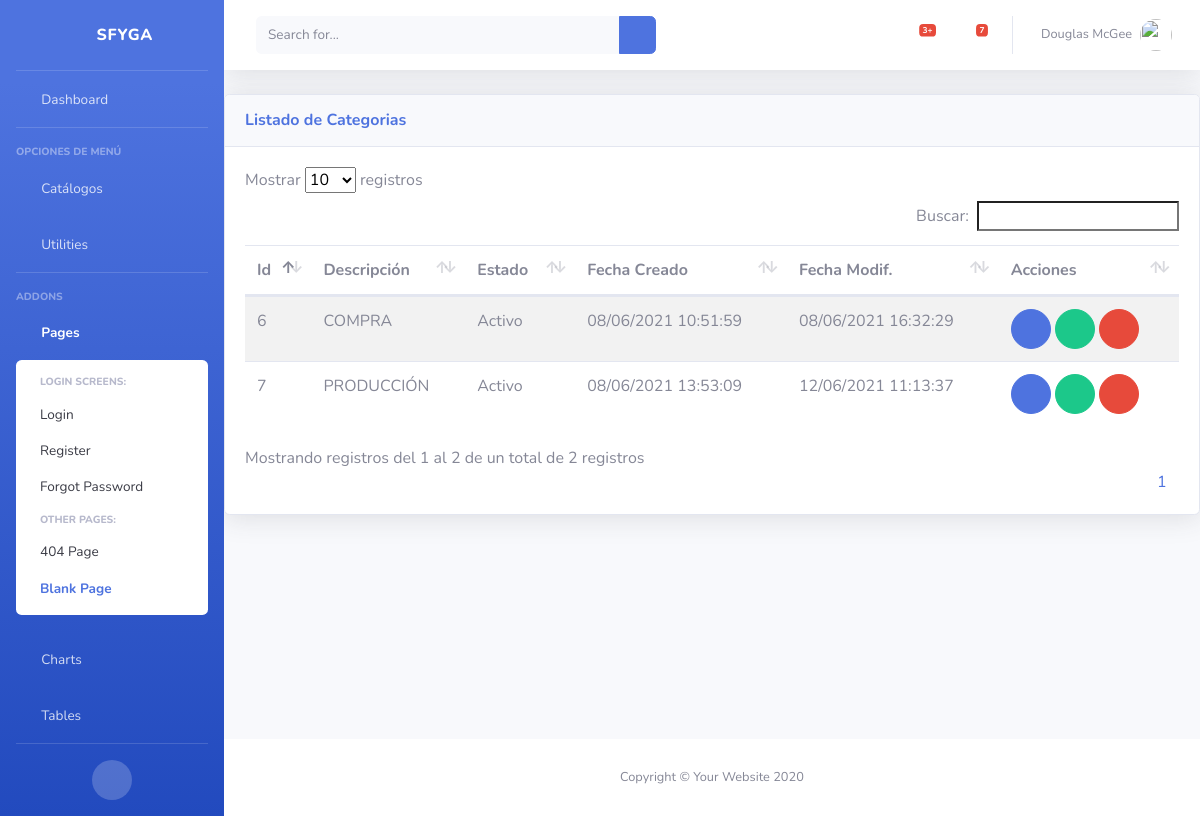
Before: /inv/categorias/ (signed in) with the older database file.
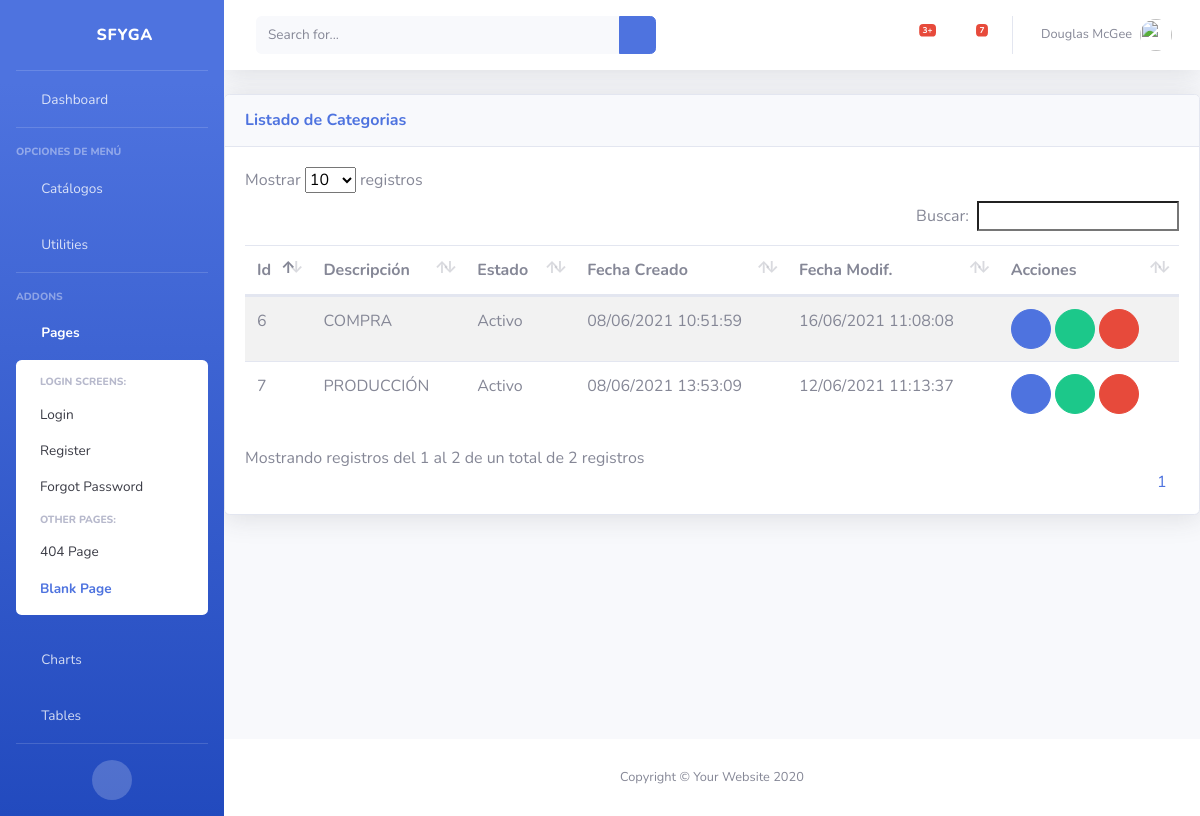
After: the same page with the newer database file.
### inv/models.py (models this page shows, shortened)
class Categoria(ClaseModelo):
    descripcion = models.CharField(max_length=100, help_text='Descripción de la Categoría', unique=True)
    class Meta:
        verbose_name_plural = 'Categorias'

### inv/views.py (the view)
# urls.py: path('categorias/', CategoriaView.as_view(), name='categoria_list'),
class CategoriaView(LoginRequiredMixin, generic.ListView):
    model = Categoria
    template_name = "inv/categoria_list.html"
    context_object_name = "obj"
    login_url = "bases:login"

### inv/templates/inv/categoria_list.html (shortened to what this page needs)
{% extends 'base/base.html' %}
{% block page_content %}
<div class="card shadow mb-4">
    <div
        class="card-header py-3 d-flex flex-row align-items-center justify-content-between">
        <h6 class="m-0 font-weight-bold text-primary">Listado de Categorias</h6>
        <div class="dropdown no-arrow">
            <a class="dropdown-toggle" href="#" role="button" id="dropdownMenuLink"
                data-toggle="dropdown" aria-haspopup="true" aria-expanded="false">
                <i class="fas fa-ellipsis-v fa-sm fa-fw text-gray-400"></i>
            </a>
        </div>
    </div>
    <div class="card-body">
        {% if not obj %}
            <div class="alert alert-info">No Hay Categorias</div>
        {% else %}
            <table class= "table table-striped table-hover">
                <thead>
                    <th>Id</th>
                    <th>Descripción</th>
                    <th>Estado</th>
                    <th>Fecha Creado</th>
                    <th>Fecha Modif.</th>
                    <th class="all">Acciones</th>
                </thead>
                <tbody>
                    {% for item in obj %}
                    <tr>
                        <td>{{ item.id }}</td>
                        <td>{{ item.descripcion }}</td>
                        <td>{{ item.estado| yesno:"Activo,Inactivo" }}</td>
                        <td>{{ item.fc | date:"d/m/Y H:i:s" }}</td>
                        <td>{{ item.fm | date:"d/m/Y H:i:s" }}</td>
                        <td>
                            <a href="{% url 'inv:categoria_edit' item.id %}" class="btn btn-primary btn-circle" role="button"><i class="fas fa-edit"></i></a>
                            {% if item.estado == True %}
                                <a href="{% url 'inv:categoria_inactivar' item.id %}" class="btn btn-success btn-circle" role="button"><i class="fas fa-check"></i></a>
                            {% else %}
                                <a href="{% url 'inv:categoria_inactivar' item.id %}" class="btn btn-warning btn-circle" role="button"><i class="fas fa-check"></i></a>
                            {% endif %}
                                <a href="{% url 'inv:categoria_del' item.id %}" class="btn btn-danger btn-circle" role="button"><i class="fas fa-trash-alt"></i></a>
                        </td>
                    </tr>
                    {% endfor %}
                </tbody>
            </table>
        {% endif %}
    </div>
</div>
{% endblock page_content %}

Changed rows visible on the page:
changed Categoria "COMPRA": fm "08/06/2021 16:32:29" → "16/06/2021 11:08:08"
